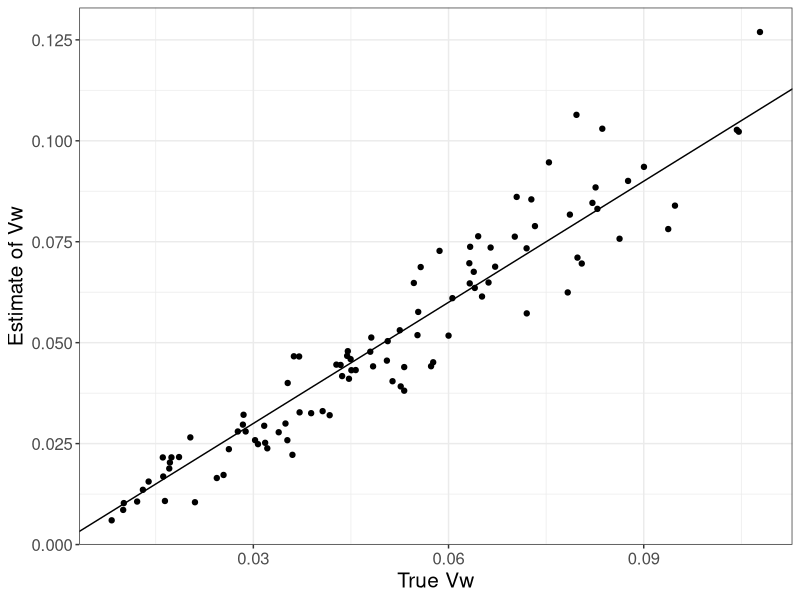
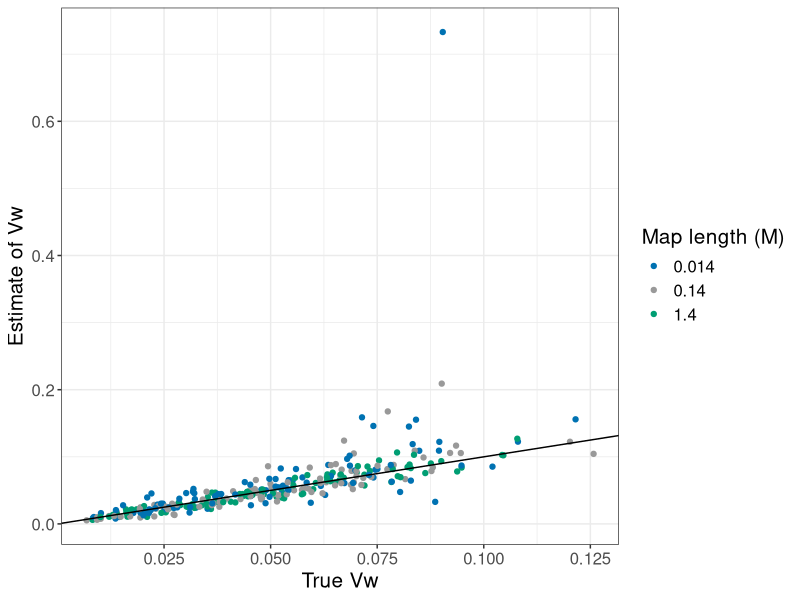
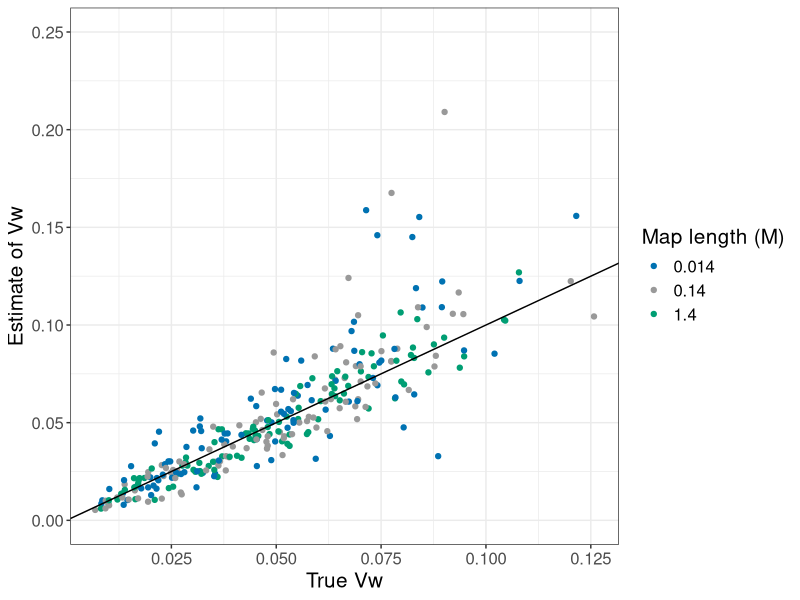
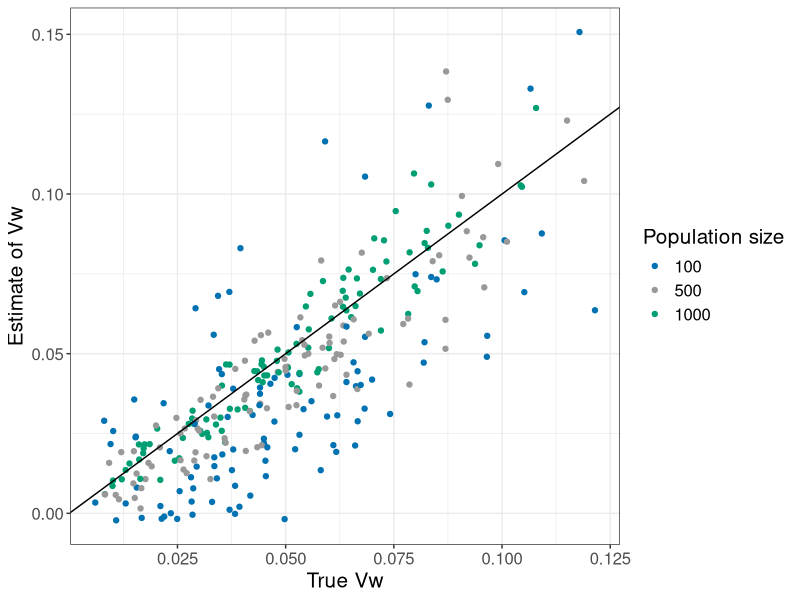
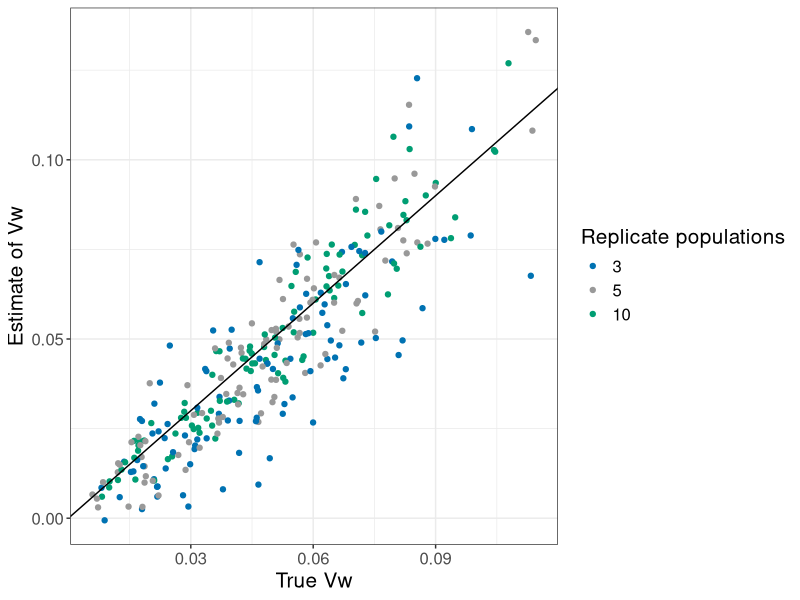
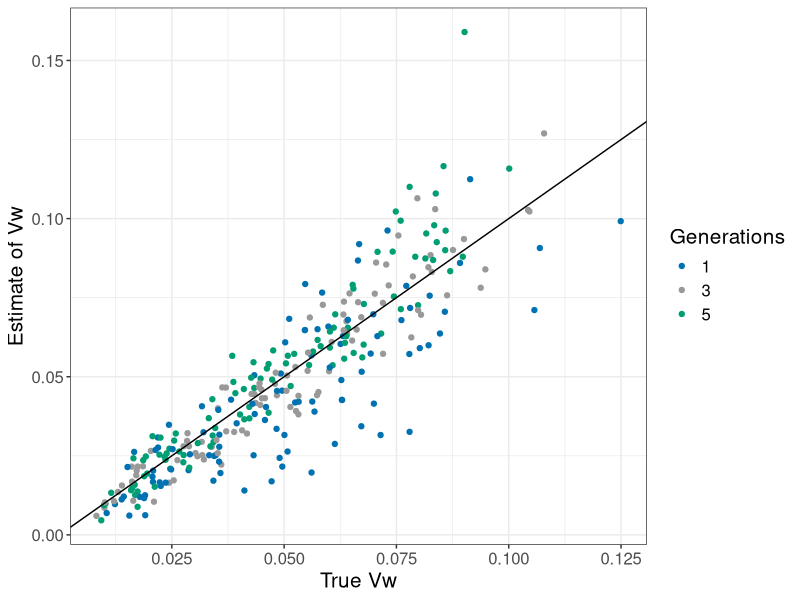

Reproduce these figures in R, in order.
library(ggplot2)

#### Code for making plots

d = read.csv("Data_no_burnin.csv", header=T)

# Delete row names in every alternate line

d = d[grep("Set_ID", d$Set_ID, invert=TRUE),]

d$vA_est = as.numeric(d$vA_est)
d$vA_true = as.numeric(d$vA_true)
d$vA_left = as.numeric(d$vA_true)
d$pdelta_est = as.numeric(d$pdelta_est)
d$bdelta_intercept_est = as.numeric(d$bdelta_intercept_est)
d$bdelta_slope_est = as.numeric(d$bdelta_slope_est)
d$r_expt = as.numeric(d$r_expt)
d$sequence_length = as.numeric(d$sequence_length)
d$mu = as.numeric(d$mu)

d$n_cages = factor(d$n_cages, levels = c("3", "5", "10"))
d$n_ind_exp = factor(d$n_ind_exp, levels = c("100", "500", "1000"))
d$ngen_expt = factor(d$ngen_expt, levels = c("1", "3", "5"))





##################################################################################################
####### Standard plots (r_expt = 1.4e-6, n_indxpt = 1000, n_cages = 10, ngen_expt = 3) #########
##################################################################################################

pdf("Figures/no_burnin_std.pdf", onefile=F)
d_std = d[d$ngen_expt=="3"&d$n_ind_exp=="1000"&d$n_cages=="10"&d$r_expt==1.4e-06,]
p_std = ggplot(d_std, aes(y = vA_est, x = vA_true))
p_std + theme_bw() + geom_point() + geom_abline(intercept = 0, slope = 1) + labs(x = "True Vw", y = "Estimate of Vw") + theme(text = element_text(size = 15)) 
dev.off()

##################################################################################################

### Map length ###

pdf("Figures/no_burnin_map_length.pdf", onefile=F)
d_r = d[d$ngen_expt=="3"&d$n_ind_exp=="1000"&d$n_cages=="10",]
p_r = ggplot(d_r, aes(y = vA_est, x = vA_true, color = as.character(r_expt*sequence_length)))
p_r + theme_bw() + geom_point() + geom_abline(intercept = 0, slope = 1) + labs(x = "True Vw", y = "Estimate of Vw", color = "Map length (M)") + scale_color_manual(values = c("#0072B2", "#999999", "#009E73")) + theme(text = element_text(size = 15))
dev.off()

### Map length (restricted range) ###

pdf("Figures/no_burnin_map_length_restricted.pdf", onefile=F)
d_r = d[d$ngen_expt=="3"&d$n_ind_exp=="1000"&d$n_cages=="10",]
p_r = ggplot(d_r, aes(y = vA_est, x = vA_true, color = as.character(r_expt*sequence_length)))
p_r + theme_bw() + geom_point() + geom_abline(intercept = 0, slope = 1) + labs(x = "True Vw", y = "Estimate of Vw", color = "Map length (M)") + scale_color_manual(values = c("#0072B2", "#999999", "#009E73")) + theme(text = element_text(size = 15)) + ylim(0, 0.25)
dev.off()

### n_ind_expt ###

pdf("Figures/no_burnin_nind_expt.pdf", onefile=F)
d_ind = d[d$ngen_expt=="3"&d$n_cages=="10"&d$r_expt==1.4e-06,]
p_ind = ggplot(d_ind, aes(y = vA_est, x = vA_true, color = n_ind_exp))
p_ind + theme_bw() + geom_point() + geom_abline(intercept = 0, slope = 1) + labs(x = "True Vw", y = "Estimate of Vw", color = "Population size") + scale_color_manual(values = c("#0072B2", "#999999", "#009E73")) + theme(text = element_text(size = 15))
dev.off()

### n_cages ###

pdf("Figures/no_burnin_n_cages.pdf", onefile=F)
d_cage = d[d$ngen_expt=="3"&d$n_ind_exp=="1000"&d$r_expt==1.4e-06,]
p_cage = ggplot(d_cage, aes(y = vA_est, x = vA_true, color = n_cages))
p_cage + theme_bw() + geom_point() + geom_abline(intercept = 0, slope = 1) + labs(x = "True Vw", y = "Estimate of Vw", color = "Replicate populations") + scale_color_manual(values = c("#0072B2", "#999999", "#009E73")) + theme(text = element_text(size = 15))
dev.off()

### ngen_expt ###

pdf("Figures/no_burnin_ngen_expt.pdf", onefile=F)
d_gen = d[d$n_ind_exp=="1000"&d$n_cages=="10"&d$r_expt==1.4e-06,]
p_gen = ggplot(d_gen, aes(y = vA_est, x = vA_true, color = ngen_expt))
p_gen + theme_bw() + geom_point() + geom_abline(intercept = 0, slope = 1) + labs(x = "True Vw", y = "Estimate of Vw", color = "Generations") + scale_color_manual(values = c("#0072B2", "#999999", "#009E73")) + theme(text = element_text(size = 15))
dev.off()
